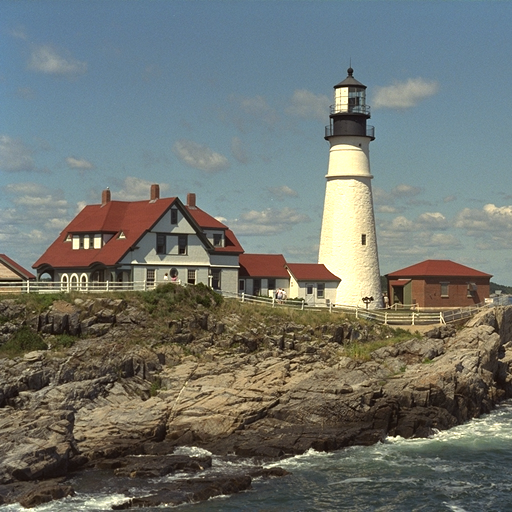
%> input picture lighthouse2.bmp, 512 x 512 px
$ octave plot_figures.m   (GNU Octave 9; MATLAB toolbox functions it lacks are replaced by stand-ins)
%> lines starting %> are read from the running program, lines starting %| are printed output that depends on the picture
### contrast_sensitivity.m
function [ CS ] = contrast_sensitivity( f, e )
%CONTRAST_SENSITIVITY Calculates the contrast sensitivity
%   f - frequency measured in cycles per degree
%   e - eccentricity measured in degrees
%   CS - the contrast sensitivity

CS = 1 ./ contrast_threshold( f, e );

end

### cutoff_frequency.m
function [ fc ] = cutoff_frequency( e )
%CUTOFF_FREQUENCY Calculates the cutoff frequency
%   e - eccentricity measured in degrees
%   fc - the cutoff frequency

CT0 = 1/64;

e2 = 2.3;

alpha = 0.106;

fc = ( e2 * log( 1/CT0 ) ) ./ ( alpha * ( abs(e) + e2 ) );

end

### eccentricity.m
function [ e ] = eccentricity( d, N, v )
%ECCENTRICITY calculates eccentricity in degrees
%   d - distance to fixation point measured in pixels
%   N - the pitch or density of the pixels
%   v - distance of the viewer from the image
%   e - eccentricity measured in degrees

e = atan( d / ( N*v ) ) * 180 / pi;

end

### contrast_threshold.m
function [ CT ] = contrast_threshold( f, e )
%CONTRASTTHRESHOLD Calculates the contrast threshold
%   f - frequency measured in cycles per degree
%   e - eccentricity measured in degrees
%   CT - The contrast that is just barely visible

CT0 = 1/64;

e2 = 2.3;

alpha = 0.106;

CT = CT0 * exp( alpha * f .* ( abs(e) + e2 ) / e2 );

end

### plot_figures.m
figure(1);
[e,f] = meshgrid(eccentricity( linspace(-256,256,400), 512, 3 ), linspace(0,40,400));
colormap('gray');
imagesc( [-256 256], [0 40], contrast_sensitivity(f,e) );
hold on;
plot( linspace(-256,256,400), cutoff_frequency( eccentricity( linspace(-256,256,400), 512, 3 ) ), 'w' );
set(gca,'ydir','normal');
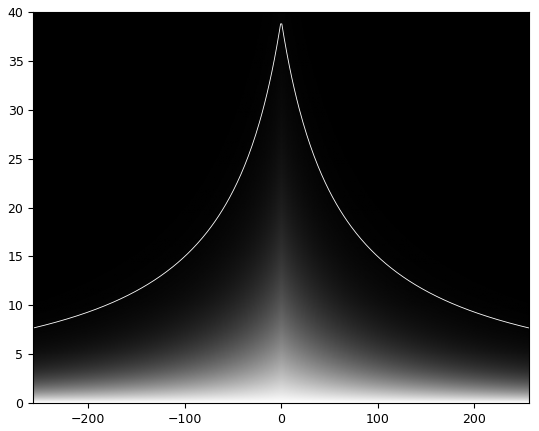
%> figure redrawn from the program's plot data

figure(2);
I = double(rgb2gray(imread('lighthouse2.bmp')));
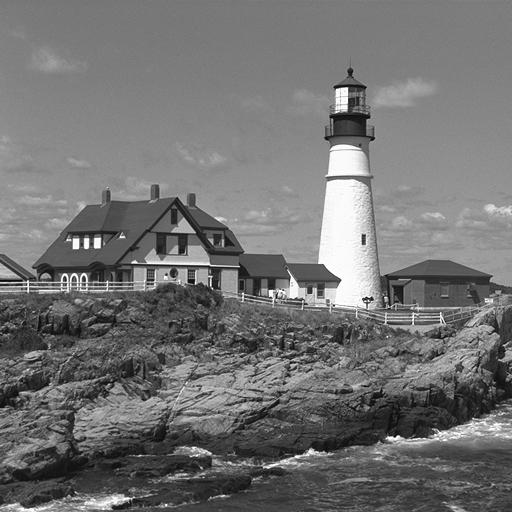
%> I: size 512x512 double; min 3, max 255, mean 114.5
%> (the run ends here)
